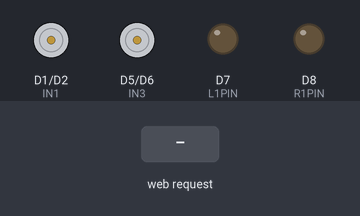
Recording of a sketch running on a simulated ESP8266 (NodeMCU). Shown: motor-driver pin pairs drawn as motors (green arrow = first pin HIGH = forward, orange = second pin HIGH = backward, longer = more drive), output pins drawn as LEDs (lit = HIGH). The test bench sets the inputs (shaded band). What the sketch prints to the serial monitor is not drawn.

Above: at 1.2 s.
1.3 s: HTTP request GET /cmd?c=f received
At 2.5 s:
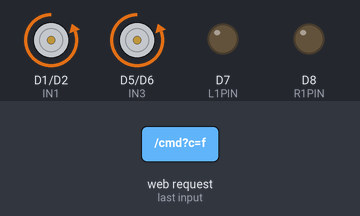
2.8 s: HTTP request GET /cmd?c=b received
At 3.7 s:
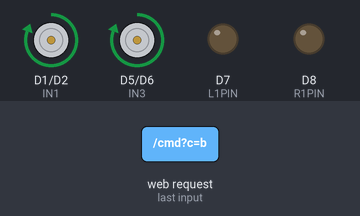
4.3 s: HTTP request GET /cmd?c=l received
At 4.8 s:
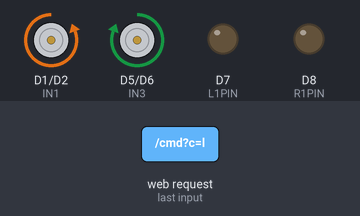
5.8 s: HTTP request GET /cmd?c=r received
At 7.0 s:
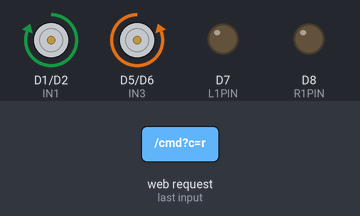
7.3 s: HTTP request GET /cmd received
At 8.3 s:
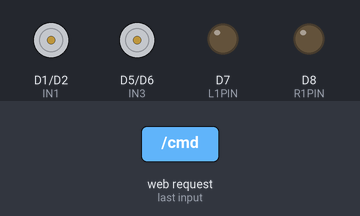
Timing chart, 0 to 9.8 s (numbered marks = the images above; inputs shaded):
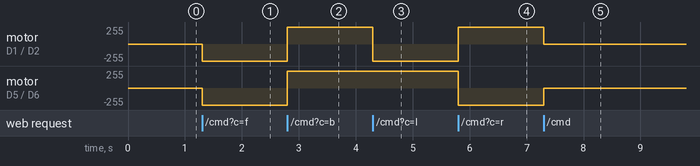

Measured:
- after the input at 1.3 s, motor on D1 (IN1) / D2 (IN2), motor on D5 (IN3) / D6 (IN4): stopped → backward 255/255 at once
- after the input at 2.8 s, motor on D1 (IN1) / D2 (IN2), motor on D5 (IN3) / D6 (IN4): backward 255/255 → forward 255/255 at once
- after the input at 4.3 s, motor on D1 (IN1) / D2 (IN2): forward 255/255 → backward 255/255 at once
- after the input at 5.8 s, motor on D1 (IN1) / D2 (IN2): backward 255/255 → forward 255/255 at once; motor on D5 (IN3) / D6 (IN4): forward 255/255 → backward 255/255 at once
- after the input at 7.3 s, motor on D1 (IN1) / D2 (IN2): forward 255/255 → stopped at once; motor on D5 (IN3) / D6 (IN4): backward 255/255 → stopped at once

The sketch:

senilata_rozz.ino
```cpp
#include <ESP8266WiFi.h>
#include <ESP8266WebServer.h>

const char* ssid = "ROBOT ROZZ";
const char* password = "12345678";

ESP8266WebServer server(80);

// Motoare
#define IN1 D1
#define IN2 D2
#define IN3 D5
#define IN4 D6

// Extra
#define L1PIN D7
#define R1PIN D8

unsigned long lastCmd = 0;

void stopAll() {

  digitalWrite(IN1, LOW);
  digitalWrite(IN2, LOW);
  digitalWrite(IN3, LOW);
  digitalWrite(IN4, LOW);

  digitalWrite(L1PIN, LOW);
  digitalWrite(R1PIN, LOW);
}

void handleCmd() {

  String cmd = server.arg("c");

  lastCmd = millis();

  stopAll();

  // Fata si spatele sunt inversate

  if (cmd == "f") {
    digitalWrite(IN2, HIGH);
    digitalWrite(IN4, HIGH);
  }

  if (cmd == "b") {
    digitalWrite(IN1, HIGH);
    digitalWrite(IN3, HIGH);
  }

  if (cmd == "l") {
    digitalWrite(IN2, HIGH);
    digitalWrite(IN3, HIGH);
  }

  if (cmd == "r") {
    digitalWrite(IN1, HIGH);
    digitalWrite(IN4, HIGH);
  }

  if (cmd == "l1")
    digitalWrite(L1PIN, HIGH);

  if (cmd == "r1")
    digitalWrite(R1PIN, HIGH);

  server.send(200, "text/plain", "OK");
}

void setup() {

  Serial.begin(115200);

  pinMode(IN1, OUTPUT);
  pinMode(IN2, OUTPUT);
  pinMode(IN3, OUTPUT);
  pinMode(IN4, OUTPUT);

  pinMode(L1PIN, OUTPUT);
  pinMode(R1PIN, OUTPUT);

  stopAll();

  WiFi.softAP(ssid, password);

  server.on("/cmd", handleCmd);

  server.begin();

  Serial.println(WiFi.softAPIP());
}

void loop() {

  server.handleClient();

  // Opreste motoarele daca nu mai primeste comenzi
  if (millis() - lastCmd > 1000000) {
    stopAll();
  }
}
```
